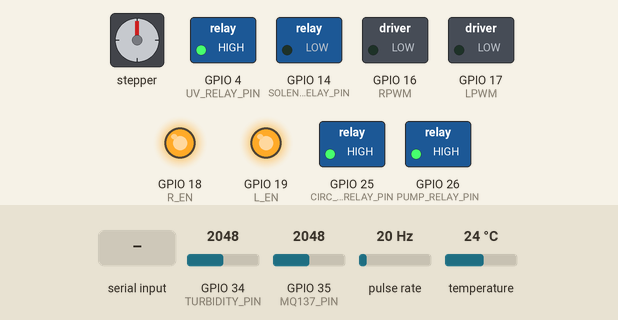
Bench run of a sketch on a simulated ESP32. Parts: stepper motor, switched loads named in the sketch (green lamp = pin HIGH), output pins drawn as LEDs (lit = HIGH). Wiring (inferred from the names in the program): pulse sensor: data GPIO 27; stepper motor driver (200 steps per turn assumed): step GPIO 12; direction GPIO 2; enable GPIO 13. Inputs (shaded band) come from the test bench; at power-on: temperature 24 °C, GPIO 35 (MQ137_PIN) = 2048, GPIO 34 (TURBIDITY_PIN) = 2048, pulse rate 20 Hz. Pins used as bus, display or sensor lines are not drawn; what the sketch prints to the serial monitor is not drawn.

Above: at 1.2 s.
1.3 s: temperature set to 29.7 °C
3.8 s: temperature set to 30.7 °C
At 4.2 s:
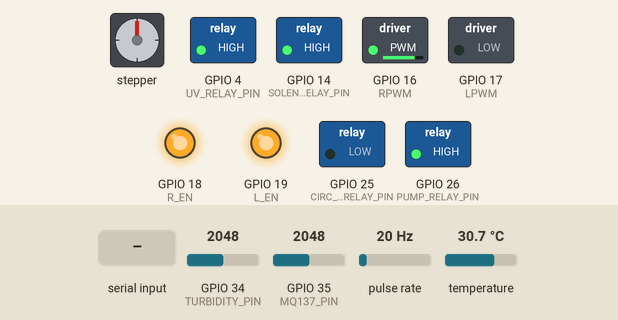
5.3 s: GPIO 35 (MQ137_PIN) set to 3731
8.9 s: GPIO 35 (MQ137_PIN) set to 3867
At 10.4 s:
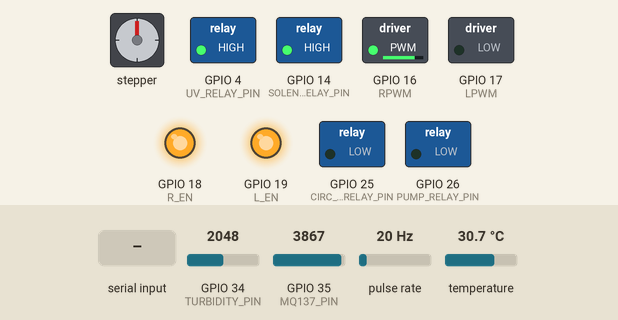
10.7 s: "UV_ON\n" received over Serial
At 11.9 s:
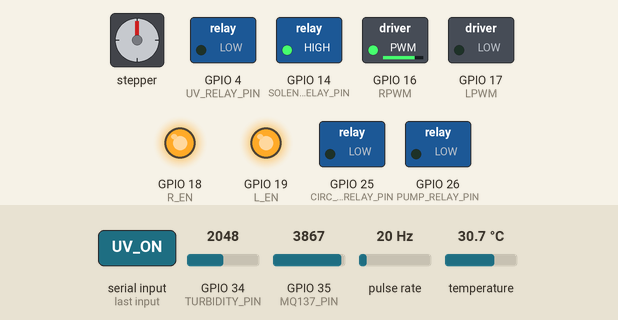
12.3 s: "VALVE_OFF\n" received over Serial
At 13.4 s:
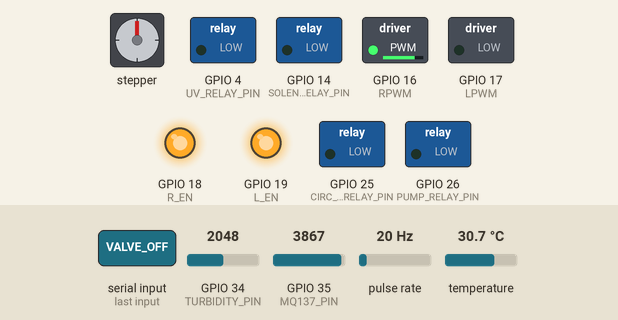
Timing chart, 0 to 14.8 s (numbered marks = the images above; inputs shaded):
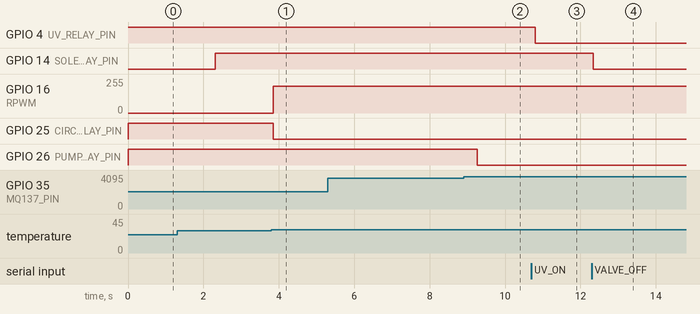

The sketch:

combinedcode.ino
```cpp
#include <OneWire.h>
#include <DallasTemperature.h>

// ================= PINS =================
#define TURBIDITY_PIN       34
#define DS18B20_PIN         15
#define FLOW_PIN            27
#define MQ137_PIN           35

// Relay Pins
#define UV_RELAY_PIN         4
#define SOLENOID_RELAY_PIN  14
#define PUMP_RELAY_PIN      26      // Main pump (NH3 control)
#define CIRC_PUMP_RELAY_PIN 25

// BTS7960 Pins
#define RPWM                16
#define LPWM                17
#define R_EN                18
#define L_EN                19

// Stepper Driver Pins
#define STEP_PIN            12
#define DIR_PIN              2
#define ENABLE_PIN          13

// ================= STEPPER =================
int stepDelay = 2000;

// ================= MANUAL OVERRIDE FLAGS =================
bool overridePump     = false;
bool overrideUV       = false;
bool overridePeltier  = false;
bool overrideValve    = false;

// ================= AMMONIA THRESHOLDS =================
// Lowered after hardware testing: sensor stable at 3000-3800 raw ADC
// Note: MQ-137 needs 24-48h preheat for accurate gas readings
const int AMMONIA_NORMAL   = 3600;  // was 5000 — warning level
const int AMMONIA_CRITICAL = 3800;  // was 5500 — pump triggers

// ================= STATES =================
String pumpState      = "OFF";
String uvState        = "OFF";
String peltierState   = "OFF";
String circPumpState  = "OFF";

// ================= DS18B20 =================
OneWire oneWire(DS18B20_PIN);
DallasTemperature sensors(&oneWire);

// ================= FLOW SENSOR =================
volatile int pulseCount = 0;

float flowRate = 0.0;
float totalLiters = 0.0;

unsigned long oldTime = 0;
unsigned long lastFlowTime = 0;

bool valveOpen = false;

const unsigned long noFlowTimeout = 5000;

// ================= SHARED VARIABLES =================
int turbidityThreshold = 2000;
int turbidityValue;
int ammoniaValue;

String ammoniaStatus;
float temperatureC;

// ================= INTERRUPT =================
void IRAM_ATTR pulseCounter() {
  pulseCount++;
}

// ================= VALVE FUNCTIONS =================
void openValve() {
  if (!valveOpen) {
    digitalWrite(SOLENOID_RELAY_PIN, HIGH);
    valveOpen = true;
  }
}

void closeValve() {
  if (valveOpen) {
    digitalWrite(SOLENOID_RELAY_PIN, LOW);
    valveOpen = false;
  }
}

// ================= MAIN PUMP FUNCTIONS =================
void pumpON() {
  digitalWrite(PUMP_RELAY_PIN, LOW);
  pumpState = "ON";
}

void pumpOFF() {
  digitalWrite(PUMP_RELAY_PIN, HIGH);
  pumpState = "OFF";
}

// ================= CIRCULATION PUMP FUNCTIONS =================
void circPumpON() {
  digitalWrite(CIRC_PUMP_RELAY_PIN, LOW);
  circPumpState = "ON";
}

void circPumpOFF() {
  digitalWrite(CIRC_PUMP_RELAY_PIN, HIGH);
  circPumpState = "OFF";
}

// ================= PELTIER FUNCTIONS =================
void peltierON(int power) {
  analogWrite(RPWM, power);
  analogWrite(LPWM, 0);

  circPumpON();   // Turn ON circulation pump
  peltierState = "ON";
}

void peltierOFF() {
  analogWrite(RPWM, 0);
  analogWrite(LPWM, 0);

  circPumpOFF();  // Turn OFF circulation pump
  peltierState = "OFF";
}

// ================= STEPPER FUNCTIONS =================
void runMotor(int steps, bool clockwise) {

  digitalWrite(DIR_PIN, clockwise ? HIGH : LOW);
  digitalWrite(ENABLE_PIN, LOW);

  for (int i = 0; i < steps; i++) {
    digitalWrite(STEP_PIN, HIGH);
    delayMicroseconds(stepDelay);

    digitalWrite(STEP_PIN, LOW);
    delayMicroseconds(stepDelay);
  }

  digitalWrite(ENABLE_PIN, HIGH);
}

// ================= SETUP =================
void setup() {

  Serial.begin(115200);

  pinMode(TURBIDITY_PIN, INPUT);
  pinMode(MQ137_PIN, INPUT);
  pinMode(FLOW_PIN, INPUT_PULLUP);

  pinMode(UV_RELAY_PIN, OUTPUT);
  pinMode(SOLENOID_RELAY_PIN, OUTPUT);
  pinMode(PUMP_RELAY_PIN, OUTPUT);
  pinMode(CIRC_PUMP_RELAY_PIN, OUTPUT);

  pinMode(RPWM, OUTPUT);
  pinMode(LPWM, OUTPUT);
  pinMode(R_EN, OUTPUT);
  pinMode(L_EN, OUTPUT);

  pinMode(STEP_PIN, OUTPUT);
  pinMode(DIR_PIN, OUTPUT);
  pinMode(ENABLE_PIN, OUTPUT);

  // Initial States
  digitalWrite(UV_RELAY_PIN, HIGH);          // UV OFF
  digitalWrite(SOLENOID_RELAY_PIN, LOW);     // Valve CLOSED
  digitalWrite(PUMP_RELAY_PIN, HIGH);        // Pump OFF
  digitalWrite(CIRC_PUMP_RELAY_PIN, HIGH);   // Circulation Pump OFF

  digitalWrite(R_EN, HIGH);
  digitalWrite(L_EN, HIGH);

  digitalWrite(ENABLE_PIN, HIGH);            // Stepper disabled

  attachInterrupt(digitalPinToInterrupt(FLOW_PIN),
                  pulseCounter,
                  FALLING);

  sensors.begin();

  Serial.println("=================================");
  Serial.println(" FULL SMART WATER SYSTEM ONLINE ");
  Serial.println("=================================");
}

// ================= LOOP =================
void loop() {

  unsigned long currentTime = millis();

  // ---------- TURBIDITY ----------
  turbidityValue = analogRead(TURBIDITY_PIN);

  String waterStatus =
    (turbidityValue > turbidityThreshold)
    ? "CLOUDY"
    : "CLEAR";

  // ---------- AMMONIA ----------
  ammoniaValue = analogRead(MQ137_PIN);

  if (ammoniaValue > AMMONIA_CRITICAL)
    ammoniaStatus = "CRITICAL";
  else if (ammoniaValue > AMMONIA_NORMAL)
    ammoniaStatus = "HIGH NH3";
  else if (ammoniaValue > 1200)
    ammoniaStatus = "MODERATE";
  else
    ammoniaStatus = "LOW";

  // ---------- MAIN PUMP ----------
  if (!overridePump) {

    if (ammoniaValue > AMMONIA_CRITICAL)
      pumpON();
    else
      pumpOFF();
  }

  // ---------- TEMPERATURE ----------
  sensors.requestTemperatures();
  temperatureC = sensors.getTempCByIndex(0);

  // ---------- PELTIER ----------
  if (!overridePeltier) {

    if (temperatureC > 30)
      peltierON(200);

    else if (temperatureC < 27)
      peltierOFF();
  }

  // ---------- FLOW + VALVE ----------
  if (currentTime - oldTime >= 1000) {

    detachInterrupt(digitalPinToInterrupt(FLOW_PIN));

    flowRate =
      ((1000.0 / (currentTime - oldTime))
       * pulseCount) / 7.5;

    if (!overrideValve) {

      if (pulseCount > 0) {
        lastFlowTime = currentTime;
        openValve();
      }

      if (currentTime - lastFlowTime >
          noFlowTimeout) {

        totalLiters = 0;
        closeValve();
      }
    }

    if (flowRate > 0)
      totalLiters += (flowRate / 60.0);

    oldTime = currentTime;
    pulseCount = 0;

    attachInterrupt(
      digitalPinToInterrupt(FLOW_PIN),
      pulseCounter,
      FALLING
    );

    // ---------- SERIAL STATUS ----------
    Serial.print("TURBIDITY:");
    Serial.print(turbidityValue);

    Serial.print(" | WATER:");
    Serial.print(waterStatus);

    Serial.print(" | TEMP:");
    Serial.print(temperatureC);

    Serial.print(" | FLOW:");
    Serial.print(flowRate, 2);

    Serial.print("L/min | TOTAL:");
    Serial.print(totalLiters, 3);

    Serial.print("L | VALVE:");
    Serial.print(valveOpen ? "OPEN" : "CLOSED");

    Serial.print(" | NH3:");
    Serial.print(ammoniaValue);

    Serial.print(" | AIR:");
    Serial.print(ammoniaStatus);

    Serial.print(" | PUMP:");
    Serial.print(pumpState);

    Serial.print(" | CIRC_PUMP:");
    Serial.print(circPumpState);

    Serial.print(" | UV:");
    Serial.print(uvState);

    Serial.print(" | PELTIER:");
    Serial.print(peltierState);

    Serial.print(" | OVR_PUMP:");
    Serial.print(overridePump ? "1" : "0");

    Serial.print(" | OVR_UV:");
    Serial.print(overrideUV ? "1" : "0");

    Serial.print(" | OVR_PELTIER:");
    Serial.print(overridePeltier ? "1" : "0");

    Serial.print(" | OVR_VALVE:");
    Serial.println(overrideValve ? "1" : "0");
  }

  // ================= SERIAL COMMANDS =================
  if (Serial.available()) {

    String cmd = Serial.readStringUntil('\n');
    cmd.trim();

    // UV
    if (cmd == "UV_ON") {
      digitalWrite(UV_RELAY_PIN, LOW);
      uvState = "ON";
      overrideUV = true;
      Serial.println("OK:UV_ON");
    }

    if (cmd == "UV_OFF") {
      digitalWrite(UV_RELAY_PIN, HIGH);
      uvState = "OFF";
      overrideUV = true;
      Serial.println("OK:UV_OFF");
    }

    // Valve
    if (cmd == "VALVE_ON") {
      openValve();
      overrideValve = true;
      Serial.println("OK:VALVE_ON");
    }

    if (cmd == "VALVE_OFF") {
      closeValve();
      overrideValve = true;
      Serial.println("OK:VALVE_OFF");
    }

    // Cooling
    if (cmd == "COOL_MAX") {
      peltierON(255);
      overridePeltier = true;
      Serial.println("OK:COOL_MAX");
    }

    if (cmd == "COOL_OFF") {
      peltierOFF();
      overridePeltier = true;
      Serial.println("OK:COOL_OFF");
    }

    // Main Pump
    if (cmd == "PUMP_ON") {
      pumpON();
      overridePump = true;
      Serial.println("OK:PUMP_ON");
    }

    if (cmd == "PUMP_OFF") {
      pumpOFF();
      overridePump = true;
      Serial.println("OK:PUMP_OFF");
    }

    // Circulation Pump
    if (cmd == "CIRC_PUMP_ON")  { circPumpON();  Serial.println("OK:CIRC_PUMP_ON");  }
    if (cmd == "CIRC_PUMP_OFF") { circPumpOFF(); Serial.println("OK:CIRC_PUMP_OFF"); }

    // Reset Overrides
    if (cmd == "RESET_OVERRIDE") {
      overridePump = false;
      overrideUV = false;
      overridePeltier = false;
      overrideValve = false;

      Serial.println("OK:RESET_OVERRIDE");
    }

    if (cmd == "RESET_PUMP") {
      overridePump = false;
      Serial.println("OK:RESET_PUMP");
    }

    if (cmd == "RESET_UV") {
      overrideUV = false;
      Serial.println("OK:RESET_UV");
    }

    if (cmd == "RESET_PELTIER") {
      overridePeltier = false;
      Serial.println("OK:RESET_PELTIER");
    }

    if (cmd == "RESET_VALVE") {
      overrideValve = false;
      Serial.println("OK:RESET_VALVE");
    }

    // Stepper Commands
    if (cmd == "PING") {
      Serial.println("PONG");
    }

    else if (cmd.startsWith("MOVE ")) {

      int firstSpace = cmd.indexOf(' ');
      int secondSpace = cmd.indexOf(' ', firstSpace + 1);

      int steps =
        cmd.substring(firstSpace + 1,
        secondSpace).toInt();

      String dirStr =
        cmd.substring(secondSpace + 1);

      dirStr.trim();

      bool cw = (dirStr == "CW");

      Serial.print("Moving ");
      Serial.print(steps);
      Serial.print(" steps ");
      Serial.println(dirStr);

      runMotor(steps, cw);

      Serial.println("DONE");
    }

    else if (cmd.startsWith("SPEED ")) {

      stepDelay = cmd.substring(6).toInt();

      Serial.print("Speed set: ");
      Serial.print(stepDelay);
      Serial.println(" us");
    }
  }
}
```

Measured:
- the behaviour switches between 30 and 30.1 °C on temperature (found by bisection; images 0 and 1)
- the behaviour switches between 3800 and 3801 on GPIO 35 (MQ137_PIN) (found by bisection; images 1 and 2)
- after the input at 3.8 s, GPIO 16 (RPWM): 0/255 → 200/255 after 0.05 s; GPIO 25 (CIRC_PUMP_RELAY_PIN): HIGH → LOW after 0.05 s
- after the input at 5.3 s, every drawn part: stays the same
- after the input at 8.9 s, GPIO 26 (PUMP_RELAY_PIN): HIGH → LOW after 0.36 s
- after the input at 10.7 s, GPIO 4 (UV_RELAY_PIN): HIGH → LOW after 0.10 s
- after the input at 12.3 s, GPIO 14 (SOLENOID_RELAY_PIN): HIGH → LOW at once
